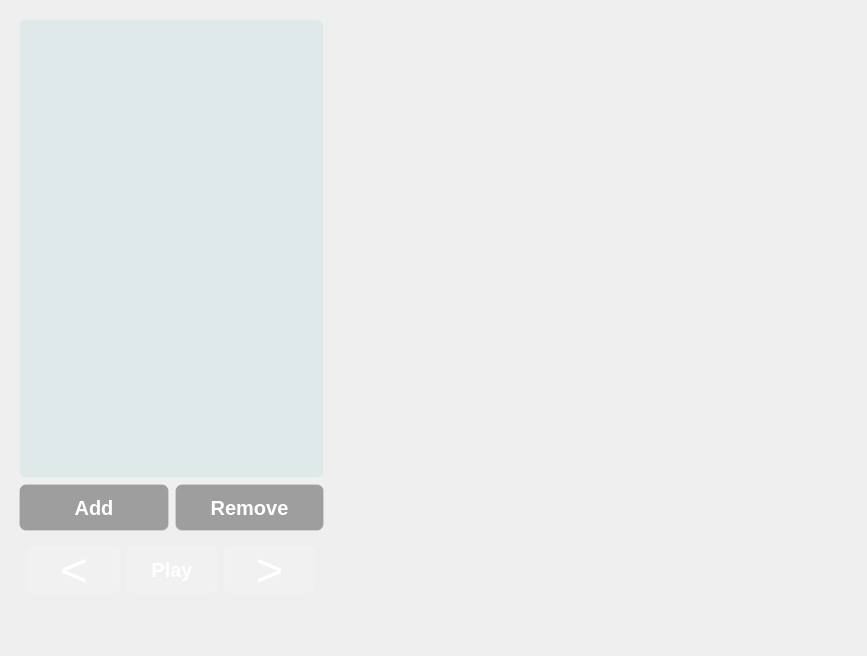
<?xml version="1.0" encoding="UTF-8"?>
<ui version="4.0">
 <class>MainWindow</class>
 <widget class="QMainWindow" name="MainWindow">
  <property name="geometry">
   <rect>
    <x>0</x>
    <y>0</y>
    <width>867</width>
    <height>656</height>
   </rect>
  </property>
  <property name="windowTitle">
   <string>MainWindow</string>
  </property>
  <widget class="QWidget" name="centralwidget">
   <property name="styleSheet">
    <string notr="true">#centralwidget {
	border-image: url(:/images/r.png);
}</string>
   </property>
   <widget class="QFrame" name="">
    <property name="geometry">
     <rect>
      <x>10</x>
      <y>10</y>
      <width>323</width>
      <height>601</height>
     </rect>
    </property>
    <layout class="QVBoxLayout" name="verticalLayout">
     <item>
      <widget class="QListWidget" name="listWidget">
       <property name="styleSheet">
        <string notr="true">QListWidget {
	color: white;
	background-color: rgba(135, 195, 195, 40);

	border: 1px solid rgba(255, 255, 255, 30);
	border-radius: 7px;

	padding: 7px;
	outline: none;
}</string>
       </property>
      </widget>
     </item>
     <item>
      <layout class="QHBoxLayout" name="horizontalLayout_2">
       <item>
        <widget class="QPushButton" name="pushButton_4">
         <property name="styleSheet">
          <string notr="true">QPushButton {
color: white;
font-weight: bold;
font-size: 15pt;
background-color:  rgba(105, 105, 105, 155);
border: 1px solid rgba(255, 255, 255, 40);
border-radius: 7px;
width: 95px;
height: 45px;
}

QPushButton:hover {
background-color: rgba(255, 255, 255, 40);
}

QPushButton:pressed {
	background-color: rgba(195, 195, 215, 50);
}</string>
         </property>
         <property name="text">
          <string>Add</string>
         </property>
        </widget>
       </item>
       <item>
        <widget class="QPushButton" name="pushButton_5">
         <property name="styleSheet">
          <string notr="true">QPushButton {
color: white;
font-weight: bold;
font-size: 15pt;
background-color:  rgba(105, 105, 105, 155);
border: 1px solid rgba(255, 255, 255, 40);
border-radius: 7px;
width: 95px;
height: 45px;
}

QPushButton:hover {
background-color: rgba(255, 255, 255, 40);
}

QPushButton:pressed {
	background-color: rgba(195, 195, 215, 50);
}</string>
         </property>
         <property name="text">
          <string>Remove</string>
         </property>
        </widget>
       </item>
      </layout>
     </item>
     <item>
      <widget class="QFrame" name="">
       <property name="styleSheet">
        <string notr="true">background-color: none;</string>
       </property>
       <layout class="QHBoxLayout" name="horizontalLayout">
        <item>
         <widget class="QPushButton" name="pushButton">
          <property name="styleSheet">
           <string notr="true">QPushButton {
color: white;
font-size: 35pt;
background-color:  rgba(255, 255, 255, 30);
border: 1px solid rgba(255, 255, 255, 40);
border-radius: 7px;
width: 95px;
height: 45px;
}

QPushButton:hover {
background-color: rgba(255, 255, 255, 40);
}

QPushButton:pressed {
	background-color: rgba(195, 195, 215, 50);
}</string>
          </property>
          <property name="text">
           <string>&lt;</string>
          </property>
          <property name="checkable">
           <bool>false</bool>
          </property>
          <property name="autoDefault">
           <bool>false</bool>
          </property>
         </widget>
        </item>
        <item>
         <widget class="QPushButton" name="pushButton_2">
          <property name="styleSheet">
           <string notr="true">QPushButton {
color: white;
font-weight: bold;
font-size: 15pt;
background-color:  rgba(255, 255, 255, 30);
border: 1px solid rgba(255, 255, 255, 40);
border-radius: 7px;
width: 95px;
height: 45px;
}

QPushButton:hover {
background-color: rgba(255, 255, 255, 40);
}

QPushButton:pressed {
	background-color: rgba(195, 195, 215, 50);
}</string>
          </property>
          <property name="text">
           <string>Play</string>
          </property>
         </widget>
        </item>
        <item>
         <widget class="QPushButton" name="pushButton_3">
          <property name="styleSheet">
           <string notr="true">QPushButton {
color: white;
font-size: 35pt;
background-color:  rgba(255, 255, 255, 30);
border: 1px solid rgba(255, 255, 255, 40);
border-radius: 7px;
width: 95px;
height: 45px;
}

QPushButton:hover {
background-color: rgba(255, 255, 255, 40);
}

QPushButton:pressed {
	background-color: rgba(195, 195, 215, 50);
}</string>
          </property>
          <property name="text">
           <string>&gt;</string>
          </property>
         </widget>
        </item>
       </layout>
      </widget>
     </item>
    </layout>
   </widget>
  </widget>
 </widget>
 <resources>
  <include location="../b3163b49/player.qrc"/>
 </resources>
 <connections/>
</ui>
